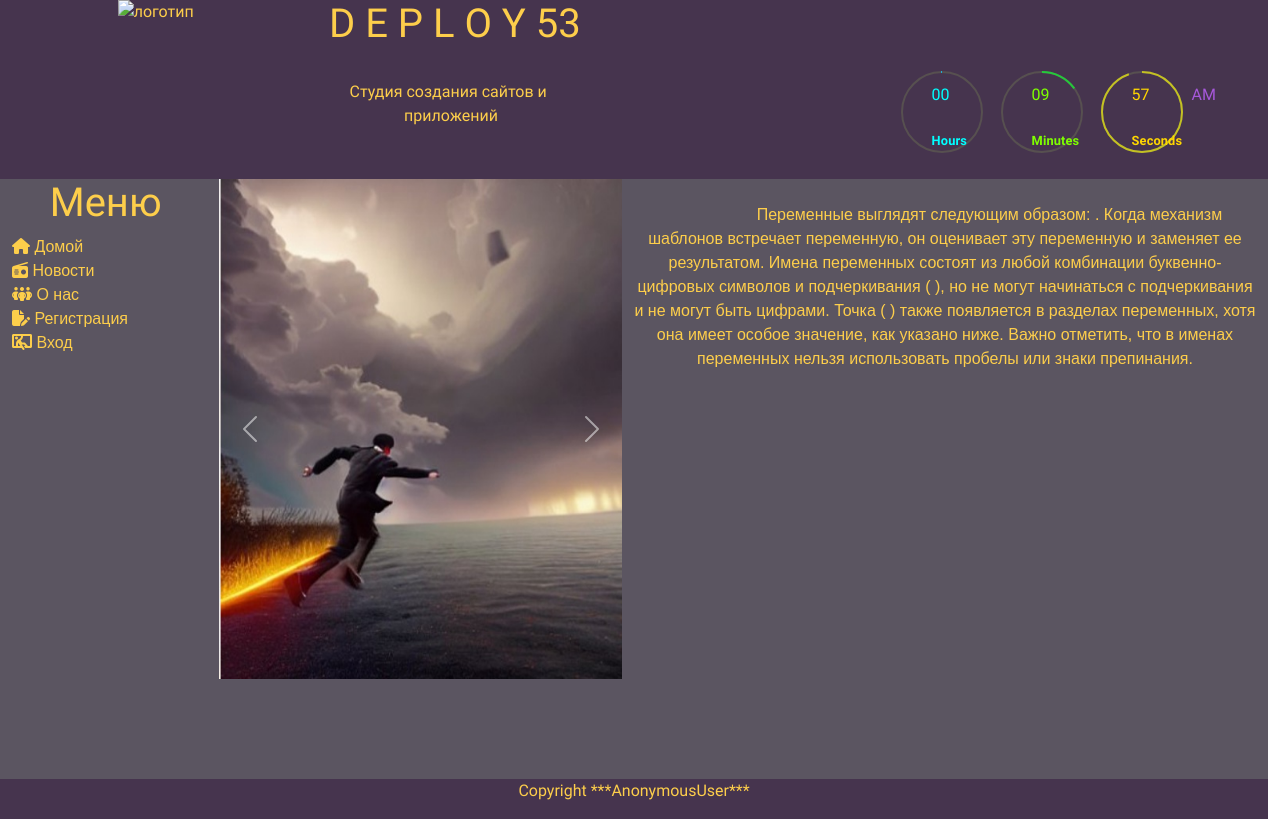
Page /news/show/2 on the committed database.
### news/models.py (models this page shows, shortened)
class Image(models.Model):
    article = models.ForeignKey(Article, on_delete=models.CASCADE)
    title = models.CharField(max_length=50, blank=True)
    image = models.ImageField(upload_to='article_images/')

class Article(models.Model):
    categories = (('E','Economics'),
                  ('S','Science'),
                  ('IT','IT'))
    author = models.ForeignKey(User, on_delete=models.SET_NULL, null=True)
    title = models.CharField('Название',max_length=50,default='')
    anouncement = models.TextField('Аннотация',max_length=250)
    text = models.TextField('Текст новости')
    date = models.DateTimeField('Дата публикации',auto_now=True)
    category = models.CharField(choices=categories, max_length=20,verbose_name='Категории')
    tags = models.ManyToManyField(to=Tag, blank=True)
    objects = models.Manager()
    published = PublishedToday()
    class Meta:
        ordering = ['title','date']
        verbose_name= 'Новость'
        verbose_name_plural='Новости'

### news/views.py (the view)
# urls.py: path('show/<int:pk>', views.ArticleDetailView.as_view(), name='news_detail'),
class ArticleDetailView(ViewCountMixin, DetailView):
    model = Article
    template_name = 'news/details.html'
    context_object_name = 'article'
    def get_context_data(self, **kwargs):
        context = super().get_context_data(**kwargs)
        current_object = self.object
        images = Image.objects.filter(article=current_object)
        context['images'] = images
        return context

### news/utils.py (called while the page is built)
def get_client_ip(request):
    x_forwrded_for = request.META.get('HTTP_X_FORWARDED_FOR')
    if x_forwrded_for:
        ip = x_forwrded_for.split(',')[0]
    else:
        ip = request.META.get('REMOTE_ADDR')
    return ip

    def get_object(self):
        obj = super().get_object()
        ip_address = get_client_ip(self.request)
        ViewCount.objects.get_or_create(article=obj, ip_address=ip_address)
        return obj

### users/templatetags/users_extras.py (called while the page is built)
@register.filter(name="has_group")
def has_group(user,group_name):
    return user.groups.filter(name=group_name).exists()

### news/templates/news/details.html (shortened to what this page needs)
{% extends 'main/homebase.html' %}
{% load static %}
{% load bootstrap5 %}
{% load users_extras %}
{% block main %}
    <main style="position: relative;">
        <div class="row" style="background: #9D8D8E; min-height: 75vh; background-color: #5B5561;">
            <div class="col-md-2 side_menu" style="list-style: none; z-index: 1">
                <h1 class="text-center" style="font-family: Rubik Marker Hatch, cursive, Arial, Helvetica Neue, Helvetica, sans-serif;">Меню</h1>
                {% block sidebar %}
                    {% block home %}<li><i class="fa-solid fa-house"></i><a href="{% url 'home' %}" style="text-decoration: none; color: #FDCE4B;">&nbspДомой</a></li>{% endblock %}
                    {% block news %}<li><i class="fa-solid fa-radio"></i><a href="{% url 'news_index' %}" style="text-decoration: none; color: #FDCE4B;">&nbspНовости</a></li>{% endblock %}
                    {% block about %}<li><i class="fa-solid fa-people-group"></i><a href="{% url 'of' %}" style="text-decoration: none; color: #FDCE4B;">&nbspО нас</a></li>{% endblock %}
                    {% block user %}
                        {% include 'users/user-actions.html' %}
                    {% endblock %}
                {% endblock %}
            </div>
            <div class="col-md-4" style="z-index: 0;"></div>
            <div class="row" style="position: fixed;">
                <div class="col-md-2"></div>
                <div class="col-md-4" style="z-index: 1; padding-right: 0;">
                    {% block slider %}
                        {% if article.image_set.all %}
                            <div id="carouselExampleCaptions" class="carousel slide" data-bs-interval="false">
                                <div class="carousel-inner">
                                    {% for image in article.image_set.all %}
                                        <div class="carousel-item {% if forloop.counter == 1 %} active {% endif %}">
                                            <img src="{{ image.image.url }}" width="500px" height="500px" alt="фото">
                                            <div class="carousel-caption d-none d-md-block"></div>
                                        </div>
                                    {% endfor %}
                                </div>
                                <button class="carousel-control-prev" type="button" data-bs-target="#carouselExampleCaptions" data-bs-slide="prev">
                                    <span class="carousel-control-prev-icon" aria-hidden="true"></span>
                                </button>
                                <button class="carousel-control-next" type="button" data-bs-target="#carouselExampleCaptions" data-bs-slide="next">
                                    <span class="carousel-control-next-icon" aria-hidden="true"></span>
                                </button>
                            </div>
                        {% endif%}
                    {% endblock %}
                </div>
                <div class="col-md-6" style="z-index: 0;  padding-left: 0;"></div>
            </div>
            <div class="col-md-6" style="z-index: 1; padding-left: 0;">
                <p class="text-center" style="word-wrap: break-word; text-align: justify; white-space: pre-wrap;">
                    {{ article.text }}
                </p>
            </div>
        </div>
    </main>
{% endblock %}
{% block foot %}
    <footer class="row" style="position: relative; z-index: 2;">
        <p class="col text-center">Copyright ***{{ request.user }}***</p>
    </footer>
{% endblock %}

### main/static/main/css/style.css (style rules this page uses)
main { font-family: "Bellota:ital", cursive, "Arial", "Helvetica Neue", "Helvetica", sans-serif; color: #FDCE4B; background-color: #9D8D8E; }
.side_menu { background-color: #5B5561; }
footer { font-family: "Rubik Iso", cursive, "Arial", "Helvetica Neue", "Helvetica", sans-serif; color: #FDCE4B; background-color: #46344E; }

### rows in the picture
Image: image (picture)
Article: text "Переменные выглядят следующим образом: . Когда механизм шаблонов встречает переменную, он оценивает эту переменную и заменяет ее результатом. Имена переменных состоят из любой комбинации буквенно-цифровых символов и подчеркивания ( ), но не могут начинаться с подчеркивания и не могут быть цифрами. Точка ( ) также появляется в разделах переменных, хотя она имеет особое значение, как указано ниже. Важно отметить, что в именах переменных нельзя использовать пробелы или знаки препинания."

### other values in the picture
{{ request.user }} "AnonymousUser"
